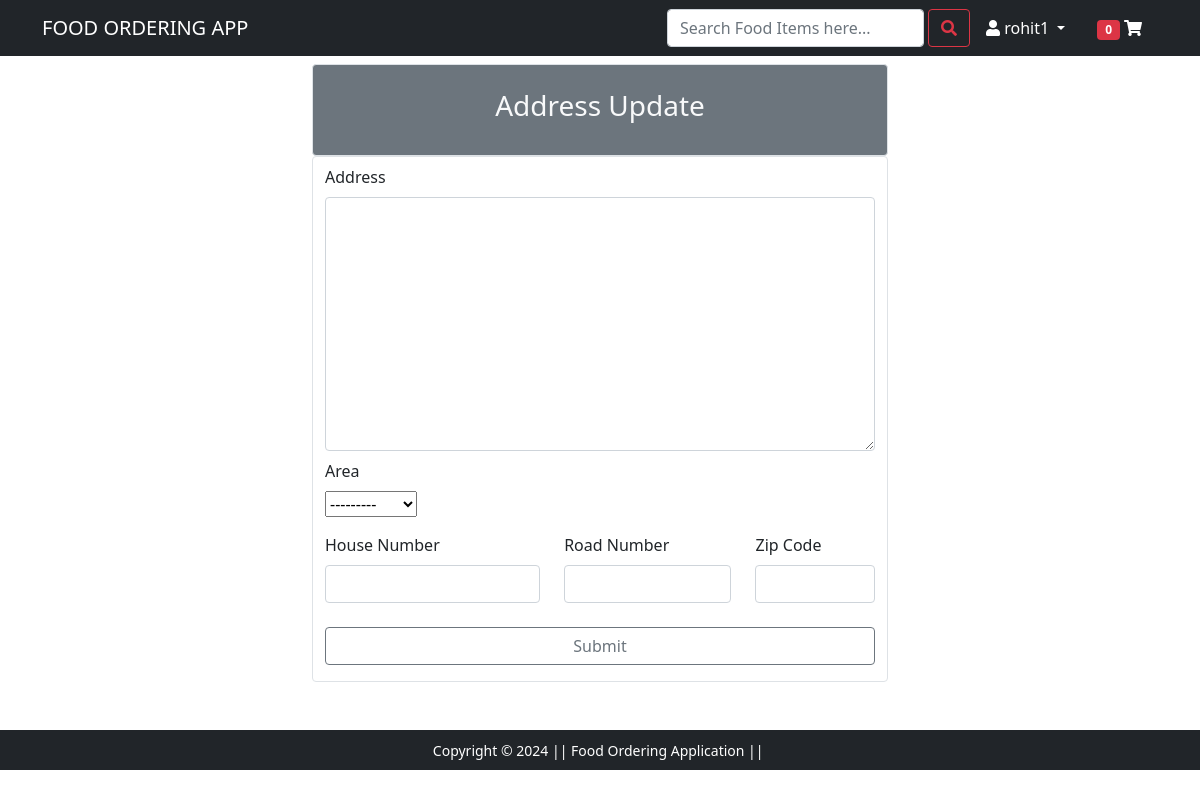
Page /address-update/ (signed in) on the earlier database version.
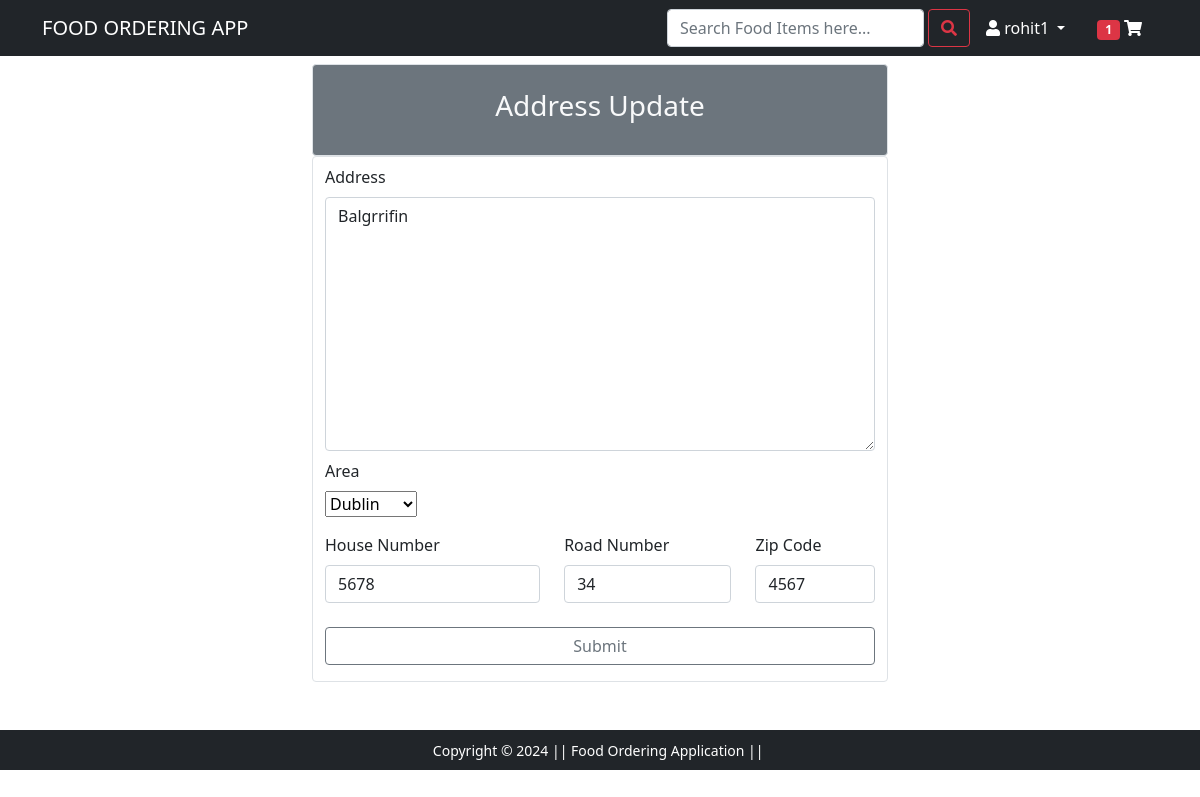
Same page on the later database version.
### accountApp/models.py (models this page shows, shortened)
class Address(models.Model):
    user = models.OneToOneField(User, on_delete=models.CASCADE)
    address_type = models.CharField(max_length=255, choices=ADDRESS_CHOICES, null=True, blank=True)
    address = models.TextField(max_length=1000, null=True, blank=True)
    area = models.CharField(max_length=100, null=True, blank=True, choices=CITY)
    houseNo = models.CharField(max_length=100, null=True, blank=True)
    roadNo = models.CharField(max_length=100, null=True, blank=True)
    zipCode = models.CharField(max_length=100, null=True, blank=True)

### accountApp/views.py (the view, shortened to what this page needs)
# urls.py: path('address-update/',address_update,name="address-update"),
@login_required(login_url="login")
def address_update(request):
    if request.user.is_authenticated:
        try:
            customer = request.user.profile
            order = Order.objects.get(customer=customer, is_complete=False)
            orderItems = OrderItem.objects.filter(order=order)
            cartObjects = orderItems.count()
        except:
            cartObjects = 0
    else:
        cartObjects = 0
    a_form = AddressUpdateForm(instance=request.user.address)
    context = {'a_form': a_form,
               'cartObjects': cartObjects, }
    return render(request, 'addressUpdate.html', context)

### accountApp/forms.py
class AddressUpdateForm(forms.ModelForm):
    class Meta:
        model = Address
        fields = ['address','area','houseNo','roadNo','zipCode']
    widgets = {
        'address': TextInput(attrs={'class': 'form-control', 'placeholder': 'Address','type':'textarea'}),
        'area': Select(attrs={'class':'form-control form-select', 'placeholder': 'gender','aria-label': 'Default select example'}, choices=CITY),
        'houseNo': TextInput(attrs={'class': 'form-control', 'placeholder': 'enter your house no.','type':'text'}),
        'roadNo': TextInput(attrs={'class': 'form-control','type':'text'}),
        'zipCode': TextInput(attrs={'class': 'form-control','type':'text'})
    }
    def __init__(self, *args, **kwargs):
        super(AddressUpdateForm, self).__init__(*args, **kwargs)
        self.helper = FormHelper()
        self.helper.form_show_labels = False

### accountApp/models.py (called while the page is built)
    def __str__(self):
        return self.email

### templates/addressUpdate.html (shortened to what this page needs)
{% extends 'base1.html' %}
{%load static%}
{% load crispy_forms_tags %}
{% block body %}
<div class="container mt-2 w-50">
    <div class="container bg-secondary border rounded">
        <h3 class="text-center p-4 text-light">Address Update</h3>
    </div>
    <div class="container border rounded m-auto">
        <form method="POST" action="">
            <div class="form-group my-2">
                <label class="form-label">Address</label>
                {{ a_form.address|as_crispy_field }}
            </div>
            <div class="form-group my-2">
                <label class="form-label">Area</label>
                {{ a_form.area|as_crispy_field }}
            </div>
            <div class="row">
                <div class="col-md-5 my-2">
                    <div class="form-group">
                        <label class="form-label">House Number</label>
                        {{ a_form.houseNo|as_crispy_field }}
                    </div>
                </div>
                <div class="col-md-4 my-2">
                    <div class="form-group">
                        <label class="form-label">Road Number</label>
                        {{ a_form.roadNo|as_crispy_field }}
                    </div>
                </div>
                <div class="col-md-3 my-2">
                    <div class="form-group">
                        <label class="form-label">Zip Code</label>
                        {{ a_form.zipCode|as_crispy_field }}
                    </div>
                </div>
            </div>
            <div class="form-group mt-3 mb-3">
                <input type="submit" class="form-control btn-outline-secondary" placeholder="Enter the name of your area.....">
            </div>
        </form>
    </div>
</div>
{% endblock body %}

### templates/base1.html (shortened to what this page needs)
<!DOCTYPE html>
{% load static %}
<html lang="en">
  <head>
    <link rel="stylesheet" href="{% static 'css/bootstrap.min.css' %}">
    <link rel="stylesheet" href="{% static 'css/owl.carousel.min.css' %}" />
    <link rel="stylesheet" href="https://cdnjs.cloudflare.com/ajax/libs/font-awesome/5.15.3/css/all.min.css" />
    <link rel="stylesheet" href="{% static 'css/style.css' %}" />
  </head>
  <body>
    <nav class="navbar navbar-expand-lg navbar-dark bg-dark">
      <div class="container">
        <a class="navbar-brand" href="{% url 'home' %}">FOOD ORDERING APP</a>
        <div class="collapse navbar-collapse" id="navbarSupportedContent">
          <form class="d-flex" action="/item-search" method="get">
            <input
              class="form-control me-1"
              type="search"
              placeholder="Search Food Items here..."
              aria-label="Search"
              name="query"
              id="query"
            />
            <button class="btn btn-outline-danger" type="submit">
              <i class="fas fa-search"></i>
            </button>
          </form>
          <div>
            <ul class="navbar-nav me-auto mb-2 mb-lg-0">
              {% if request.user.is_authenticated %}
              <li class="adc nav-item dropdown mx-2 active">
                <a
                  class="nav-link dropdown-toggle text-white"
                  href="#"
                  id="profileDropdown"
                  role="button"
                  data-bs-toggle="dropdown"
                  aria-expanded="false"
                >
                  <i class="fas fa-user"></i> {{request.user.username}}
                </a>
              </li>
              {% endif %}
              <li class="nav-item mx-2">
                <a href="{% url 'cart' %}" class="nav-link text-white">
                  {% if cartObjects %}
                  <span class="badge bg-danger" id="cart-total">{{cartObjects}}</span>
                  {% else %}
                  <span class="badge bg-danger" id="cart-total">0</span>
                  {% endif %}
                  <i class="fas fa-shopping-cart"></i
                ></a>
              </li>
            </ul>
          </div>
        </div>
      </div>
    </nav>
     {% block body %} {% endblock body %}
    <footer class="container-fluid bg-dark text-center p-2 mt-5">
      <small class="text-white"
        >Copyright &copy; 2024 || Food Ordering Application ||
      </small>
    </footer>
  </body>
</html>

Differences in the rows shown:
changed Address: address (not shown) → "Balgrrifin"; area "---------" → "Dublin"; houseNo (not shown) → "5678"; roadNo (not shown) → "34"; zipCode (not shown) → "4567"
Other differences:
{{ cartObjects }}: (not shown) → "1"
text no longer shown: "0"
